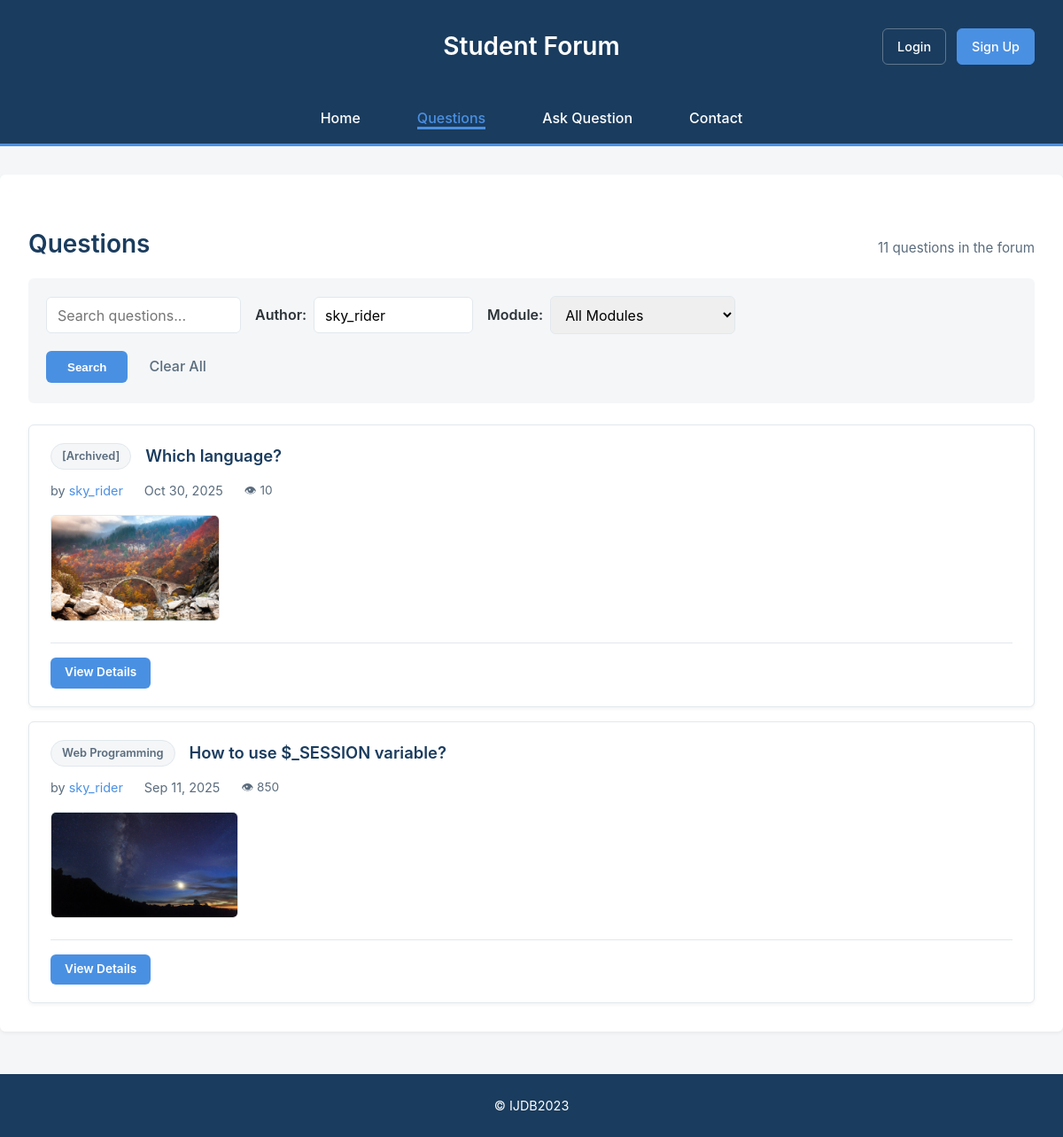
/questions.php?author=sky_rider, run on an earlier commit of the app's database.
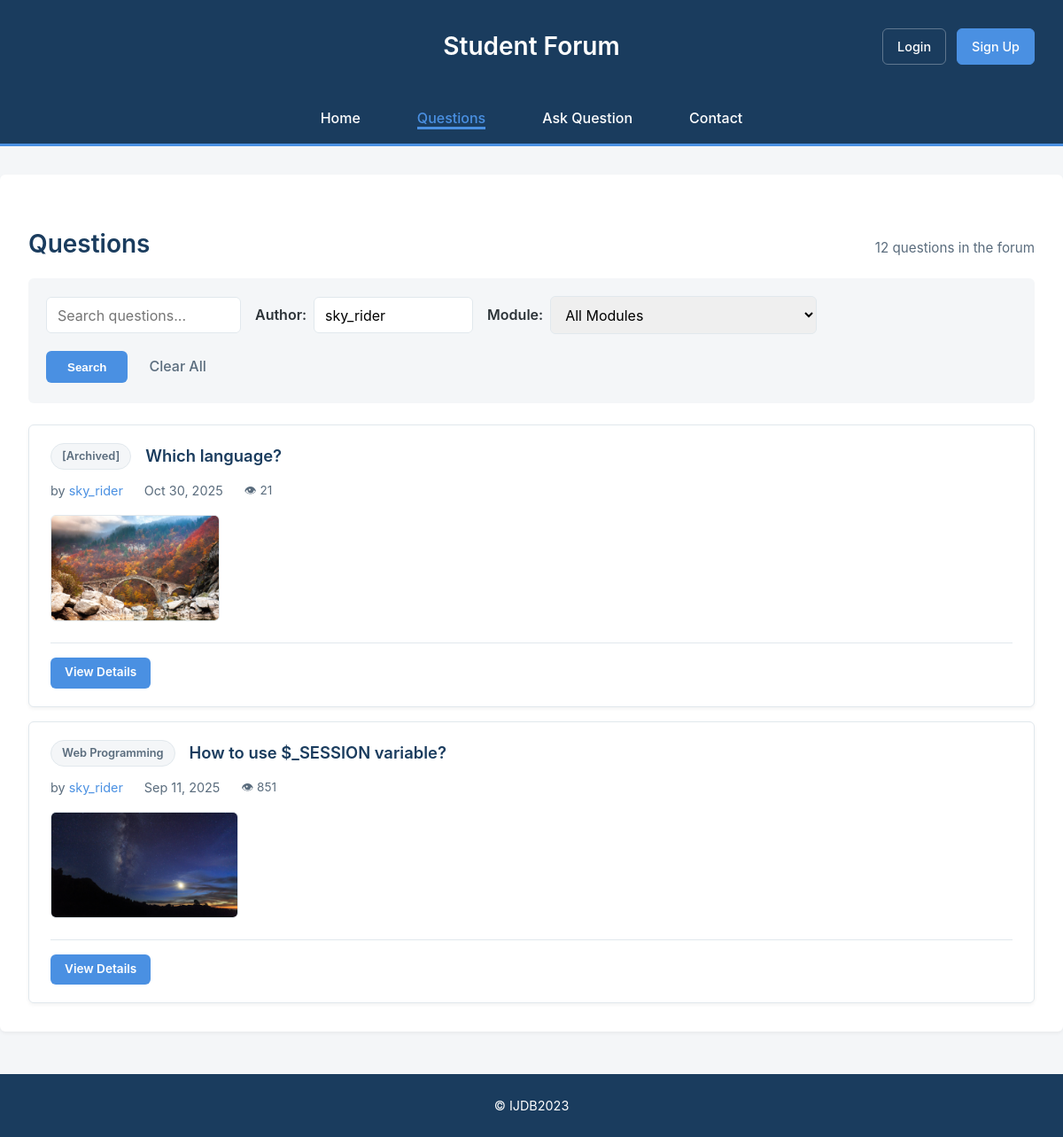
And on a later commit of the database.
### tables this page shows
CREATE TABLE `question` (
  `question_id` int(11) NOT NULL,
  `title` varchar(255) NOT NULL,
  `content` text NOT NULL,
  `image` varchar(255) DEFAULT NULL,
  `view_count` int(11) NOT NULL DEFAULT 0,
  `status` varchar(50) NOT NULL DEFAULT 'active',
  `created_at` timestamp NOT NULL DEFAULT current_timestamp(),
  `user_id` int(11) DEFAULT NULL,
  `module_id` int(11) NOT NULL,
  `updated_at` timestamp NOT NULL DEFAULT current_timestamp() ON UPDATE current_timestamp()
);

### questions.php (called while the page is built, shortened)
<?php
include INCLUDES_PATH . 'DatabaseConnection.php';
include FUNCTIONS_PATH . 'DatabaseFunctions.php';
include FUNCTIONS_PATH . 'QuestionDbFunctions.php';
try {
    $moduleFilter = isset($_GET['module']) && $_GET['module'] !== '' ? intval($_GET['module']) : null;
    $searchTerm = isset($_GET['search']) ? trim($_GET['search']) : null;
    $authorSearch = isset($_GET['author']) ? trim($_GET['author']) : null;
    $userFilter = null;
    $questions = getQuestionList($pdo, $moduleFilter, $userFilter, true, $searchTerm, $authorSearch);
    $totalQuestions = getTotalQuestions($pdo);
    include PUBLIC_TEMPLATES . 'questions.html.php';
} catch (PDOException $e) {
    $title = 'An error has occured';
    $output = 'Database error: ' . $e->getMessage();
}
include PUBLIC_TEMPLATES . 'layout.html.php';

### includes/functions/DatabaseFunctions.php (called while the page is built, shortened)
<?php
function query($pdo, $sql, $parameters = []) {
    $query = $pdo->prepare($sql);
    $query->execute($parameters);
    return $query;
}

### includes/functions/QuestionDbFunctions.php (called while the page is built, shortened)
<?php
function getQuestionList($pdo, $module_id = null, $user_id = null, $publicView = false, $searchTerm = null, $authorSearch = null) {
    if ($publicView) {
        $sql = 'SELECT q.question_id, q.title, q.content, q.image, q.created_at, q.view_count,
                u.email,
                CASE WHEN u.status = \'deleted\' THEN \'[Deleted]\' ELSE u.username END as username,
                CASE WHEN m.status = \'deleted\' THEN \'[Archived]\' ELSE m.module_name END as module_name,
                m.module_id, u.user_id, u.status as user_status, m.status as module_status
        FROM question q
        INNER JOIN user_account u ON q.user_id = u.user_id
        INNER JOIN module m ON q.module_id = m.module_id';
    }
    $params = [];
    $conditions = [];
    if ($authorSearch !== null && $authorSearch !== '') {
        $conditions[] = 'u.username LIKE :author';
        $params[':author'] = '%' . $authorSearch . '%';
    }
    if (!empty($conditions)) {
        $sql .= ' WHERE ' . implode(' AND ', $conditions);
    }
    $sql .= ' ORDER BY q.created_at DESC';
    $questions = query($pdo, $sql, $params);
    return $questions->fetchAll();
}
function getTotalQuestions($pdo) {
    $query = query($pdo, 'SELECT COUNT(*) FROM question');
    $row = $query->fetch();
    return $row[0];
}

### templates/public/questions.html.php (the view, shortened to what the changed rows need)
<div class="questionlist">
    <div class="questions">
        <div class="questions-header">
            <h2>Questions</h2>
            <p class="questions-count"><?=htmlspecialchars($totalQuestions, ENT_QUOTES, 'UTF-8')?> questions in the forum</p>
        </div>
        <div class="question-list-items">
        <?php foreach($questions as $question): ?>
            <article class="question-card <?= (isset($_SESSION['user_id']) && $_SESSION['user_id'] == $question['user_id']) ? 'own-question' : '' ?>">
                <div class="question-main">
                    <span class="module-tag"><?=htmlspecialchars($question['module_name'], ENT_QUOTES, 'UTF-8')?></span>
                    <h3 class="question-title">
                        <a href="questiondetail.php?id=<?=$question['question_id']?>">
                            <?=htmlspecialchars($question['title'], ENT_QUOTES, 'UTF-8')?>
                        </a>
                    </h3>
                </div>
                <div class="question-meta">
                    <span class="author">by <a href="?author=<?=urlencode($question['username'])?>"><?=htmlspecialchars($question['username'], ENT_QUOTES, 'UTF-8');?></a></span>
                    <span class="date"><?=htmlspecialchars(date('M j, Y', strtotime($question['created_at'])), ENT_QUOTES, 'UTF-8')?></span>
                    <span class="view-count">👁 <?= (int)$question['view_count'] ?></span>
                </div>
                <?php if (!empty($question['image'])): ?>
                    <div class="question-image">
                        <img src="images/<?=htmlspecialchars($question['image'], ENT_QUOTES, 'UTF-8'); ?>" alt="Question image">
                    </div>
                <?php endif; ?>
                <div class="question-actions">
                    <a href="questiondetail.php?id=<?=$question['question_id']?>" class="btn-view">View Details</a>
                </div>
            </article>
        <?php endforeach;?>
        </div>
    </div>
</div>

What changed in the data, as far as the page shows it:
changed question "Which language?": view_count "10" → "21"
changed question "How to use $_SESSION variable?": view_count "850" → "851"
Also different on the page:
$totalQuestions: "11" → "12"
